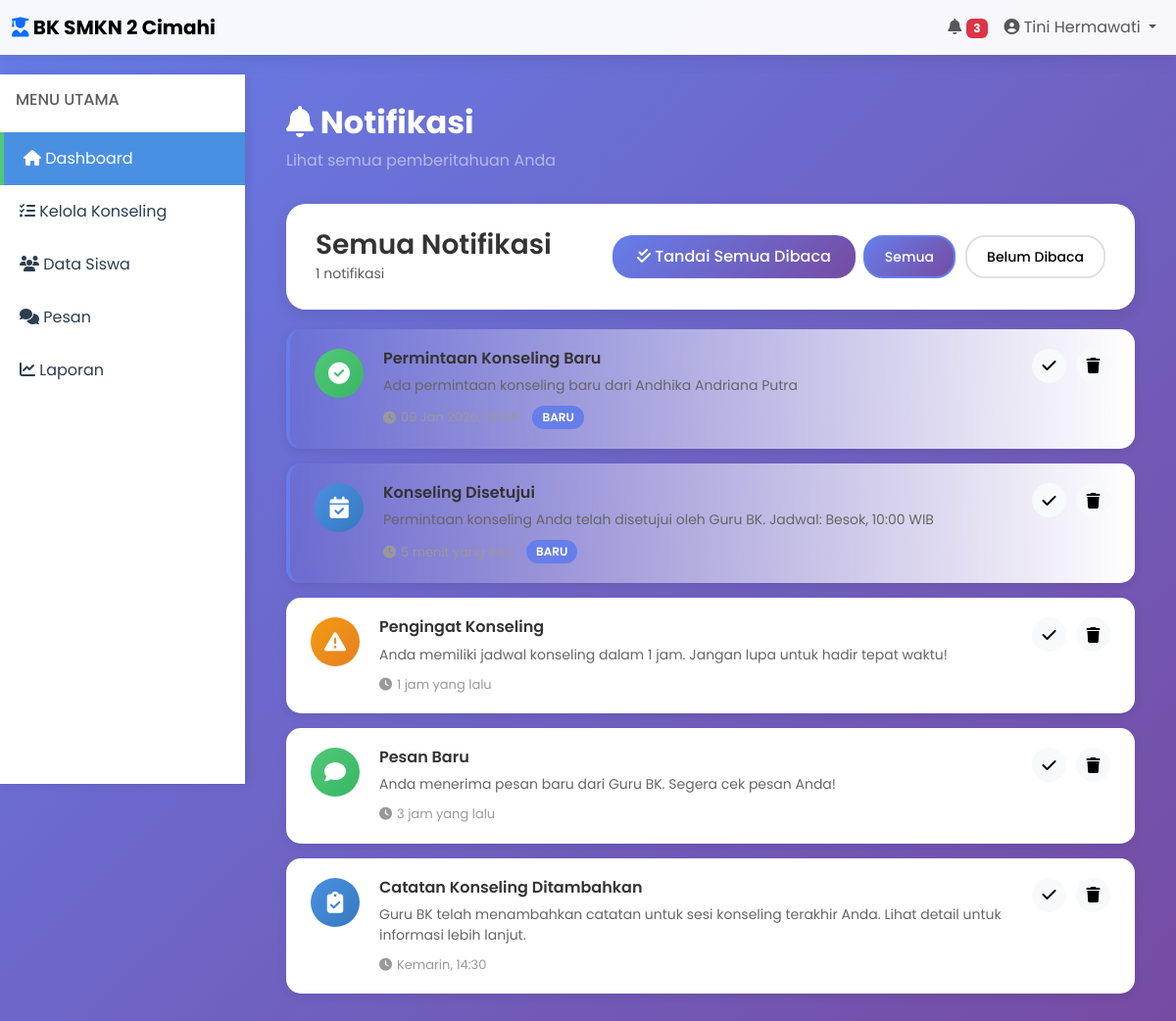
Screenshot of /notifikasi (signed in) with the database file from the repository.
### app_dhika.py (models this page shows)
class NotifikasiDhika(dbDhika.Model):
    idDhika = dbDhika.Column(dbDhika.Integer, primary_key=True)
    userIdDhika = dbDhika.Column(dbDhika.Integer, dbDhika.ForeignKey('user_dhika.idDhika'))
    judulDhika = dbDhika.Column(dbDhika.String(200))
    pesanDhika = dbDhika.Column(dbDhika.Text)
    terbacaDhika = dbDhika.Column(dbDhika.Boolean, default=False)
    waktuDhika = dbDhika.Column(dbDhika.DateTime, default=datetime.utcnow)

### app_dhika.py (the view)
@appDhika.route('/notifikasi')
@login_required_dhika
def notifikasiDhika():
    notifListDhika = NotifikasiDhika.query.filter_by(userIdDhika=session.get('user_id_dhika')).order_by(NotifikasiDhika.waktuDhika.desc()).all()
    return render_template('notifikasi_dhika.html', notif_list=notifListDhika)

### app_dhika.py (called while the page is built)
def login_required_dhika(f):
    @wraps(f)
    def decorated_function(*args, **kwargs):
        if 'user_id_dhika' not in session:
            flash('Silakan login terlebih dahulu', 'warning')
            return redirect(url_for('loginDhika'))
        return f(*args, **kwargs)
    return decorated_function

### templates/notifikasi_dhika.html (shortened to what this page needs)
{% extends 'base_dhika.html' %}
{% block contentDhika %}
<div class="container-fluid">
    <div class="row mb-3">
        <div class="col-12">
            <h2 class="fw-bold text-white">
                <i class="fas fa-bell"></i> Notifikasi
            </h2>
            <p class="text-white-50">Lihat semua pemberitahuan Anda</p>
        </div>
    </div>
    <div class="notifContainerDhika">
        <div class="notifHeaderDhika">
            <div>
                <h3>Semua Notifikasi</h3>
                <small class="text-muted">{{ notif_list|length }} notifikasi</small>
            </div>
            <div class="d-flex gap-2">
                <button class="markAllReadDhika" onclick="markAllReadDhika()">
                    <i class="fas fa-check-double"></i> Tandai Semua Dibaca
                </button>
                <div class="notifFilterDhika">
                    <button class="active" onclick="filterNotifDhika('semua')">Semua</button>
                    <button onclick="filterNotifDhika('unread')">Belum Dibaca</button>
                </div>
            </div>
        </div>
        {% if notif_list %}
            <div id="notifListDhika">
                {% for notif in notif_list %}
                <div class="notifItemDhika {% if not notif.terbacaDhika %}unread{% endif %}" data-read="{{ notif.terbacaDhika }}">
                    <div class="notifIconDhika success">
                        <i class="fas fa-check-circle"></i>
                    </div>
                    <div class="notifContentDhika">
                        <h5>{{ notif.judulDhika }}</h5>
                        <p>{{ notif.pesanDhika }}</p>
                        <div class="notifMetaDhika">
                            <div class="notifTimeDhika">
                                <i class="fas fa-clock"></i>
                                {{ notif.waktuDhika.strftime('%d %b %Y, %H:%M') }}
                            </div>
                            {% if not notif.terbacaDhika %}
                            <span class="notifBadgeDhika">BARU</span>
                            {% endif %}
                        </div>
                    </div>
                    <div class="notifActionsDhika">
                        <button title="Tandai dibaca" onclick="markReadDhika({{ notif.idDhika }})">
                            <i class="fas fa-check"></i>
                        </button>
                        <button title="Hapus" onclick="deleteNotifDhika({{ notif.idDhika }})">
                            <i class="fas fa-trash"></i>
                        </button>
                    </div>
                </div>
                {% endfor %}
                <div class="notifItemDhika unread" data-read="false">
                    <div class="notifIconDhika info">
                        <i class="fas fa-calendar-check"></i>
                    </div>
                    <div class="notifContentDhika">
                        <h5>Konseling Disetujui</h5>
                        <p>Permintaan konseling Anda telah disetujui oleh Guru BK. Jadwal: Besok, 10:00 WIB</p>
                        <div class="notifMetaDhika">
                            <div class="notifTimeDhika">
                                <i class="fas fa-clock"></i>
                            </div>
                            <span class="notifBadgeDhika">BARU</span>
                        </div>
                    </div>
                    <div class="notifActionsDhika">
                        <button title="Tandai dibaca">
                            <i class="fas fa-check"></i>
                        </button>
                        <button title="Hapus">
                            <i class="fas fa-trash"></i>
                        </button>
                    </div>
                </div>
                <div class="notifItemDhika" data-read="true">
                    <div class="notifIconDhika warning">
                        <i class="fas fa-exclamation-triangle"></i>
                    </div>
                    <div class="notifContentDhika">
                        <h5>Pengingat Konseling</h5>
                        <p>Anda memiliki jadwal konseling dalam 1 jam. Jangan lupa untuk hadir tepat waktu!</p>
                        <div class="notifMetaDhika">
                            <div class="notifTimeDhika">
                                <i class="fas fa-clock"></i>
                                1 jam yang lalu
                            </div>
                        </div>
                    </div>
                    <div class="notifActionsDhika">
                        <button title="Tandai dibaca">
                            <i class="fas fa-check"></i>
                        </button>
                        <button title="Hapus">
                            <i class="fas fa-trash"></i>
                        </button>
                    </div>
                </div>
                <div class="notifItemDhika" data-read="true">
                    <div class="notifIconDhika success">
                        <i class="fas fa-comment"></i>
                    </div>
                    <div class="notifContentDhika">
                        <h5>Pesan Baru</h5>
                        <p>Anda menerima pesan baru dari Guru BK. Segera cek pesan Anda!</p>
                        <div class="notifMetaDhika">
                            <div class="notifTimeDhika">
                                <i class="fas fa-clock"></i>
                                3 jam yang lalu
                            </div>
                        </div>
                    </div>
                    <div class="notifActionsDhika">
                        <button title="Tandai dibaca">
                            <i class="fas fa-check"></i>
                        </button>
                        <button title="Hapus">
                            <i class="fas fa-trash"></i>
                        </button>
                    </div>
                </div>
                <div class="notifItemDhika" data-read="true">
                    <div class="notifIconDhika info">
                        <i class="fas fa-clipboard-check"></i>
                    </div>
                    <div class="notifContentDhika">
                        <h5>Catatan Konseling Ditambahkan</h5>
                        <p>Guru BK telah menambahkan catatan untuk sesi konseling terakhir Anda. Lihat detail untuk informasi lebih lanjut.</p>
                        <div class="notifMetaDhika">
                            <div class="notifTimeDhika">
                                <i class="fas fa-clock"></i>
                                Kemarin, 14:30
                            </div>
                        </div>
                    </div>
                    <div class="notifActionsDhika">
                        <button title="Tandai dibaca">
                            <i class="fas fa-check"></i>
                        </button>
                        <button title="Hapus">
                            <i class="fas fa-trash"></i>
                        </button>
                    </div>
                </div>
            </div>
        {% else %}
            <div class="emptyNotifDhika">
                <i class="fas fa-bell-slash"></i>
                <h4>Belum Ada Notifikasi</h4>
                <p>Anda akan menerima notifikasi di sini ketika ada update</p>
            </div>
        {% endif %}
    </div>
</div>
{% endblock %}

### templates/base_dhika.html (style rules this page uses)
* { font-family: 'Poppins', sans-serif; }
:root { --primaryDhika: #4A90E2; --secondaryDhika: #50C878; --dangerDhika: #E74C3C; --warningDhika: #F39C12; --darkDhika: #2C3E50; --lightDhika: #ECF0F1; }
body { background: linear-gradient(135deg, #667eea 0%, #764ba2 100%); min-height: 100vh; }

### templates/notifikasi_dhika.html (style rules this page uses)
.notifContainerDhika { max-width: 900px; margin: 0 auto; }
.notifHeaderDhika { background: white; border-radius: 20px; padding: 25px 30px; margin-bottom: 20px; box-shadow: 0 5px 15px rgba(0,0,0,0.1); display: flex; justify-content: space-between; align-items: center; }
.notifHeaderDhika h3 { margin: 0; font-weight: 600; color: #333; }
.notifFilterDhika { display: flex; gap: 10px; }
.notifFilterDhika button { padding: 8px 20px; border: 2px solid #e0e0e0; background: white; border-radius: 20px; cursor: pointer; transition: all 0.3s; font-weight: 500; font-size: 14px; }
.notifFilterDhika button.active { background: linear-gradient(135deg, #667eea 0%, #764ba2 100%); color: white; border-color: #667eea; }
.notifItemDhika { background: white; border-radius: 15px; padding: 20px 25px; margin-bottom: 15px; box-shadow: 0 3px 10px rgba(0,0,0,0.08); display: flex; align-items: flex-start; gap: 20px; transition: all 0.3s; position: relative; overflow: hidden; }
.notifItemDhika::before { content: ''; position: absolute; left: 0; top: 0; height: 100%; width: 4px; background: linear-gradient(135deg, #667eea 0%, #764ba2 100%); transform: scaleY(0); transition: transform 0.3s; }
.notifItemDhika.unread { background: linear-gradient(90deg, rgba(102,126,234,0.05) 0%, white 100%); border-left: 4px solid #667eea; }
.notifIconDhika { width: 50px; height: 50px; border-radius: 50%; display: flex; align-items: center; justify-content: center; font-size: 22px; color: white; flex-shrink: 0; }
.notifIconDhika.success { background: linear-gradient(135deg, #50C878 0%, #38B764 100%); }
.notifIconDhika.info { background: linear-gradient(135deg, #4A90E2 0%, #357ABD 100%); }
.notifIconDhika.warning { background: linear-gradient(135deg, #F39C12 0%, #E67E22 100%); }
.notifContentDhika { flex: 1; }
.notifContentDhika h5 { margin: 0 0 8px 0; font-weight: 600; color: #333; font-size: 16px; }
.notifContentDhika p { margin: 0; color: #666; font-size: 14px; line-height: 1.5; }
.notifMetaDhika { display: flex; align-items: center; gap: 15px; margin-top: 10px; }
.notifTimeDhika { font-size: 13px; color: #999; display: flex; align-items: center; gap: 5px; }
.notifActionsDhika { display: flex; gap: 10px; align-items: center; flex-shrink: 0; }
.notifActionsDhika button { width: 35px; height: 35px; border: none; background: #f8f9fa; border-radius: 50%; cursor: pointer; transition: all 0.3s; display: flex; align-items: center; justify-content: center; }
.notifBadgeDhika { background: #667eea; color: white; padding: 3px 10px; border-radius: 12px; font-size: 12px; font-weight: 600; }
.markAllReadDhika { background: linear-gradient(135deg, #667eea 0%, #764ba2 100%); color: white; border: none; padding: 10px 25px; border-radius: 20px; cursor: pointer; font-weight: 500; transition: all 0.3s; }

### rows the page displays
NotifikasiDhika: judulDhika "Permintaan Konseling Baru", pesanDhika "Ada permintaan konseling baru dari Andhika Andriana Putra", waktuDhika "09 Jan 2026, 02:04", terbacaDhika "BARU"

### other values shown
{{ session.nama_dhika }} "Tini Hermawati"
{{ notif_list|length }} "1"
